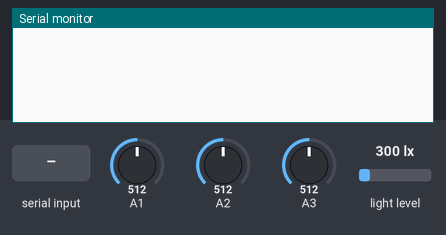
Simulated run of this sketch. Board: Arduino Mega 2560, built with avr-gcc and run on an emulated ATmega2560. On the bench: the last lines printed to the serial monitor. Inputs (shaded band) come from the test bench; at power-on: A1 = 512, A2 = 512, A3 = 512, light level 300 lx.

Above: at 1.2 s.
1.3 s: "sensors" received over Serial
At 3.2 s:
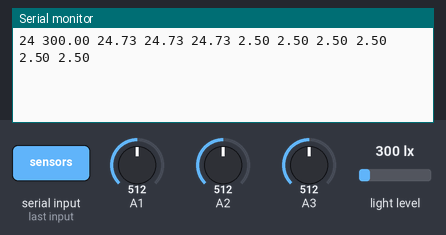
3.8 s: "thermo" received over Serial
At 5.1 s:
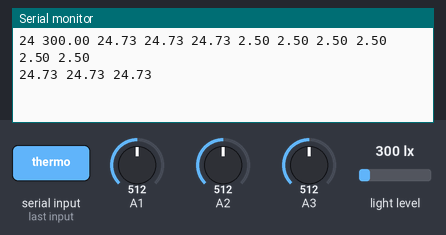
6.3 s: "lux" received over Serial
At 8.2 s:
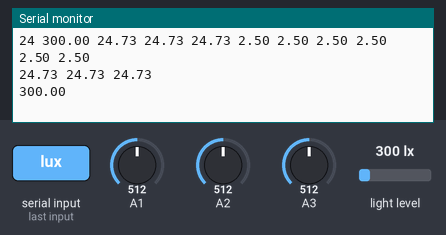

Measured:
- after the input at 1.3 s, the serial monitor: prints a new line after 1.0 s (image 1)
- after the input at 3.8 s, the serial monitor: prints a new line after 1.0 s (image 2)
- after the input at 6.3 s, the serial monitor: prints a new line after 1.0 s (image 3)

The sketch:

PowerPlantMain.ino
```cpp
#include <Arduino.h>
#include <hp_BH1750.h>

// Matthew L Bringle
// Sensor Controller for "PowerPlant" Project
// MUST BE A MEGA2560 or similiar


//SENSORS:
/*
Capacitive Soil Moisture Sensor V2.0
  A0
  returns percentage moisture

Adafruit BH1750 LUX sensor
  SDA/SCL
  returns a value in "lux" units (illuminance)

Thermoresistors (3)
  1 - low level - A1
  2 - mid level - A2
  3 - exposed air - A3

Voltage Probes
  1 A4
  2 A5
  3 A6
  4 A7
  5 A8
  6 A9

*/

//LUX sensor object
hp_BH1750 BH1750;

// Provided from CSMSV2.0 Design Page
const int dry = 595;
const int wet = 239;
int MoistureSensorVal;
int HumidityVal;

//thermoristors:
int Vo;
float R1 = 10000;
float logR2, R2, T;
float c1 = 1.009249522e-03, c2 = 2.378405444e-04, c3 = 2.019202697e-07;

void resetArduino() {
  asm volatile ("  jmp 0");
}

float thermo(int pinDef) {
  Vo = analogRead(pinDef);
  R2 = R1 * (1023.0 / (float)Vo - 1.0);
  logR2 = log(R2);
  T = (1.0 / (c1 + c2*logR2 + c3*logR2*logR2*logR2));
  T = T - 273.15;
  //T = (T * 9.0)/ 5.0 + 32.0;
  return T;
}

void setup() {
  Serial.begin(115200);

  // init the sensor with address pin connetcted to ground
  bool avail = BH1750.begin(BH1750_TO_GROUND);

  if (!avail) {
    Serial.println("No BH1750 sensor found!");
    while (true) {};
  }
}

void moisture() {
  MoistureSensorVal = analogRead(A0);
  HumidityVal = map(MoistureSensorVal, wet, dry, 100, 0);
  Serial.print(HumidityVal);
}
void lux() {
  BH1750.start();   //starts a measurement
  float lux=BH1750.getLux();  //  waits until a conversion finished
  Serial.print(lux);
}

void loop() {
  if (Serial.available() > 0) {
    String input = Serial.readString();

    if (input.startsWith("sensors")) {

      //MOISTURE:
      moisture();
      Serial.print(" ");

      //LUX - ILLUMINOSITY
      lux();
      Serial.print(" ");

      //TEMPERATURE PROBES (LOW->HIGH)
      Serial.print(thermo(A1));
      Serial.print(" ");
      Serial.print(thermo(A2));
      Serial.print(" ");
      Serial.print(thermo(A3));

      Serial.print(" ");

      Serial.print(analogRead(A4) * 5.0 /1024.0); //first voltage sensor is always grounded for Ref
      Serial.print(" ");
      Serial.print(analogRead(A5) * 5.0 /1024.0);
      Serial.print(" ");
      Serial.print(analogRead(A6) * 5.0 /1024.0);
      Serial.print(" ");
      Serial.print(analogRead(A7) * 5.0 /1024.0);
      Serial.print(" ");
      Serial.print(analogRead(A8) * 5.0 /1024.0);
      Serial.print(" ");
      Serial.print(analogRead(A9) * 5.0 /1024.0);
      Serial.print(" ");

      Serial.println("");
    }

    else if (input.startsWith("reset")) {
      resetArduino();
    }

    else if (input.startsWith("thermo")) {
      Serial.print(thermo(A1));
      Serial.print(" ");
      Serial.print(thermo(A2));
      Serial.print(" ");
      Serial.print(thermo(A3));
      Serial.println("");
    }

    else if (input.startsWith("lux")) {
      lux();
      Serial.println("");
    }


  }
}
```
